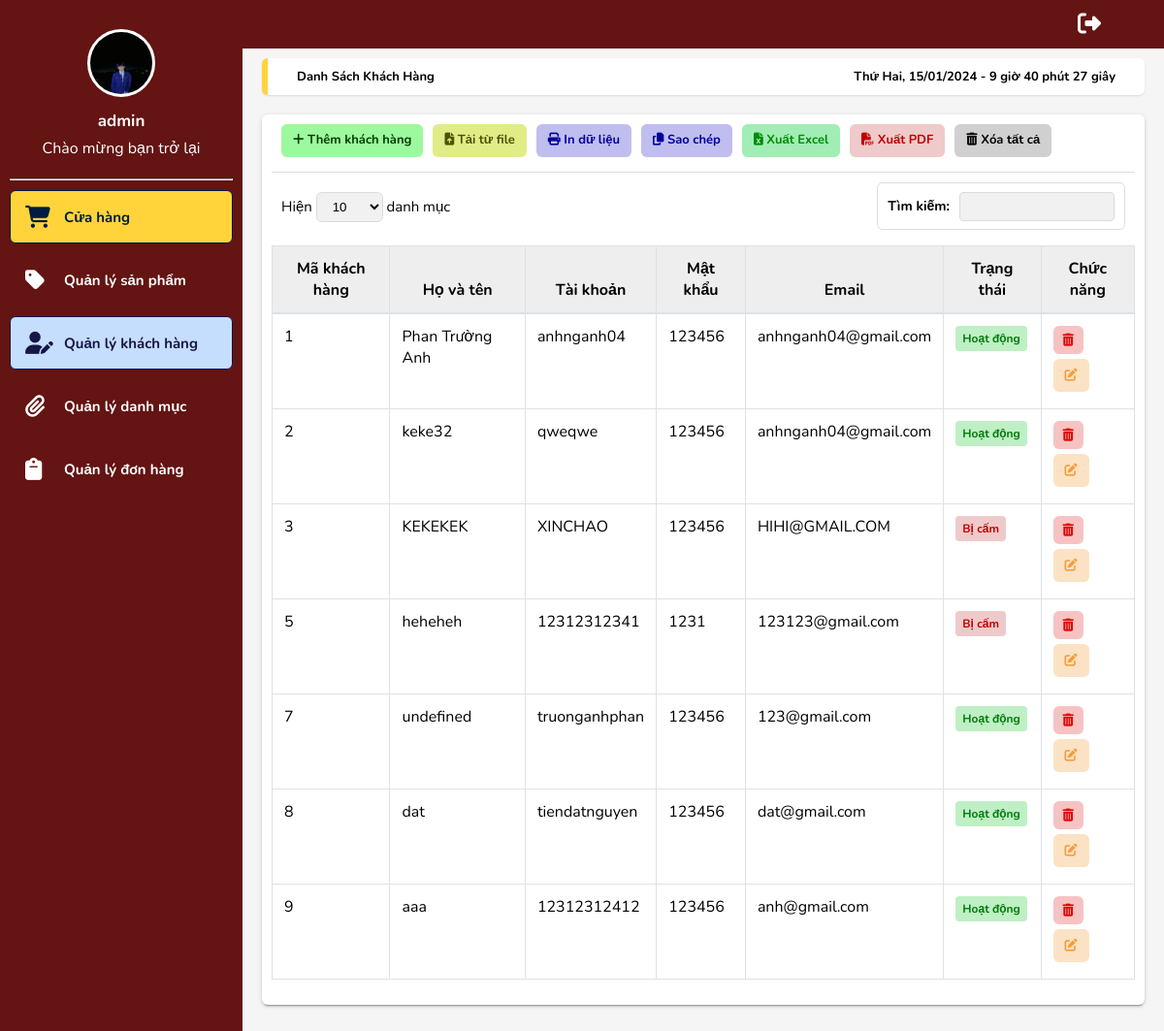
/quantri/quan-li-khach-hang.php (signed in), run on the app's committed database.
### tables this page shows
CREATE TABLE `khach_hang` (
  `MAKH` int(11) NOT NULL,
  `HO_TEN` varchar(100) NOT NULL,
  `TAI_KHOAN` varchar(50) NOT NULL,
  `MAT_KHAU` varchar(32) NOT NULL,
  `EMAIL` varchar(50) NOT NULL,
  `TRANG_THAI` tinyint(1) NOT NULL
);

### quantri/quan-li-khach-hang.php (the view, shortened to what this page needs)
<!DOCTYPE html>
<html lang="en">
<head>
    <link rel="stylesheet" href="../asset/main.css">
</head>
<body>
    <?php
    include('../ketnoi.php');
    $rowsPerPage = isset($_GET['rowsPerPage']) ? $_GET['rowsPerPage'] : 10;
    $currentPage = isset($_GET['page']) ? $_GET['page'] : 1;
    $offset = ($currentPage - 1) * $rowsPerPage;
    $sqlCheckRows = "select * from khach_hang where 1 = 1";
    $resultCheckRows = $connect->query($sqlCheckRows);
    $totalRow = $resultCheckRows->num_rows;
    $sql = "select * from khach_hang LIMIT $offset, $rowsPerPage";
    $result = $connect->query($sql);
    ?>
    <header class="app-header">
        <ul class="app-nav">
            <li>
                <a class="app-nav__item" href="logout.php"><i class="fa-solid fa-right-from-bracket"></i></a>
            </li>
        </ul>
    </header>
    <aside class="app-sidebar">
        <div class="app-sidebar__user"><img class="app-sidebar__user-avatar" src="../asset/image/anhcv1.jpg" width="50px" alt="User Image">
            <div>
                <p class="app-sidebar__user-name"><b><?php echo $_SESSION['username'] ?></b></p>
                <p class="app-sidebar__user-designation">Chào mừng bạn trở lại</p>
            </div>
        </div>
        <hr>
        <ul class="app-menu">
            <li><a class="app-menu__item primary" href="tongquan.php"><i class='app-menu__icon fa-solid fa-cart-shopping'></i>
                    <span class="app-menu__label">Cửa hàng</span></a></li>
            <li><a class="app-menu__item" href="quan-li-san-pham.php">
                    <i class="app-menu__icon fa-solid fa-tag"></i><span class="app-menu__label">Quản lý sản phẩm</span></a>
            </li>
            <li><a class="app-menu__item active" href="#"><i class='app-menu__icon fa-solid fa-user-pen'></i><span class="app-menu__label">Quản lý khách hàng</span></a></li>
            <li><a class="app-menu__item" href="quan-li-danh-muc.php">
                    <i class="app-menu__icon fa-solid fa-paperclip"></i><span class="app-menu__label">Quản lý danh mục</span></a>
            </li>
            <li><a class="app-menu__item" href="#">
                    <i class="app-menu__icon fa-solid fa-clipboard"></i><span class="app-menu__label">Quản lý đơn hàng</span></a>
            </li>
        </ul>
    </aside>
    <main class="app-content">
        <div class="app-title">
            <ul class="app-breadcrumb breadcrumb side">
                <li class="breadcrumb-item"><a href="#"><b>Danh sách khách hàng</b></a></li>
            </ul>
            <div id="clock"></div>
        </div>
        <div class="tile">
            <div class="tile-body">
                <div class="element-button">
                    <div class="button-action">
                        <a class="btn btn-add btn-sm guest" href="#" title="Thêm"><i class="fas fa-plus"></i>
                            Thêm khách hàng</a>
                    </div>
                    <div class="button-action">
                        <a class="btn btn-delete btn-sm nhap-tu-file" type="button" title="Nhập"><i class="fas fa-file-upload"></i> Tải từ file</a>
                    </div>
                    <div class="button-action">
                        <a class="btn btn-delete btn-sm print-file" type="button" title="In"><i class="fas fa-print"></i> In dữ liệu</a>
                    </div>
                    <div class="button-action">
                        <a class="btn btn-delete btn-sm print-file js-textareacopybtn" type="button" title="Sao chép"><i class="fas fa-copy"></i> Sao chép</a>
                    </div>
                    <div class="button-action">
                        <a class="btn btn-excel btn-sm" href="" title="In"><i class="fas fa-file-excel"></i> Xuất Excel</a>
                    </div>
                    <div class="button-action">
                        <a class="btn btn-delete btn-sm pdf-file" type="button" title="In"><i class="fas fa-file-pdf"></i> Xuất PDF</a>
                    </div>
                    <div class="button-action">
                        <a class="btn btn-delete btn-sm" type="button" title="Xóa"><i class="fas fa-trash-alt"></i> Xóa tất cả </a>
                    </div>
                </div>
                <div class="extension">
                    <div class="extension-show-wrap <?php echo $isSearch; ?> ">
                        <div class="extension-show">
                            <label>
                                Hiện
                                <select class="show-option" onchange="location.href = 'quan-li-khach-hang.php?page=1&rowsPerPage=' + this.value;">
                                    <?php
                                    $options = [10, 25, 50, 100];
                                    foreach ($options as $option) {
                                        $selected = ($option == $rowsPerPage) ? "selected" : "";
                                        echo "<option value='$option' $selected>$option</option>";
                                    }
                                    ?>
                                </select>
                                danh mục
                            </label>
                        </div>
                    </div>
                    <form action="" method="get" id="search-form">
                        <div class="extention-search-wrap">
                            <div class="extention-search">
                                <label for="input-search">Tìm kiếm:
                                    <input type="search" class="input-search" name="keyword" id="input-search" placeholder="">
                                </label>
                            </div>
                        </div>
                    </form>
                </div>
                <table class="table table-hover table-bordered">
                    <thead>
                        <tr>
                            <th>Mã khách hàng</th>
                            <th>Họ và tên</th>
                            <th>Tài khoản</th>
                            <th>Mật khẩu</th>
                            <th>Email</th>
                            <th>Trạng thái</th>
                            <th>Chức năng</th>
                        </tr>
                    </thead>
                    <tbody>
                        <?php
                        if ($totalRow > 0) {
                            while ($row = $result->fetch_array()) {
                                $isMode = ($row['TRANG_THAI'] == 0) ? 'bg-success' : 'bg-error';
                        ?>
                                <tr>
                                    <td><?php echo $row['MAKH']; ?></td>
                                    <td><?php echo $row['HO_TEN']; ?></td>
                                    <td><?php echo $row['TAI_KHOAN']; ?></td>
                                    <td><?php echo $row['MAT_KHAU']; ?></td>
                                    <td><?php echo $row['EMAIL']; ?></td>
                                    <td><span class="badge <?php echo $isMode; ?>"><?php echo $row['TRANG_THAI'] == 0 ? "Hoạt động" : "Bị cấm"; ?></span></td>
                                    <td><button class="btn btn-primary btn-sm delete " type="submit" title="Xóa" data-id-delete="<?php echo $row['MAKH']; ?>"><i class="fas fa-trash-alt"></i>
                                        </button>
                                        <button class="btn btn-primary btn-sm edit" type="submit" title="Sửa" id="show-emp" data-id="<?php echo $row['MAKH']; ?>"><i class="fas fa-edit"></i></button>
                                    </td>
                                </tr>
                        <?php
                            }
                        }
                        ?>
                    </tbody>
                </table>
            </div>
        </div>
    </main>
</body>
</html>

### data on the page
khach_hang: MAKH "1", HO_TEN "Phan Trường Anh", TAI_KHOAN "anhnganh04", MAT_KHAU "123456", EMAIL "anhnganh04@gmail.com", TRANG_THAI "Hoạt động"
khach_hang: MAKH "2", HO_TEN "keke32", TAI_KHOAN "qweqwe", MAT_KHAU "123456", EMAIL "anhnganh04@gmail.com", TRANG_THAI "Hoạt động"
khach_hang: MAKH "3", HO_TEN "KEKEKEK", TAI_KHOAN "XINCHAO", MAT_KHAU "123456", EMAIL "HIHI@GMAIL.COM", TRANG_THAI "Bị cấm"
khach_hang: MAKH "5", HO_TEN "heheheh", TAI_KHOAN "12312312341", MAT_KHAU "1231", EMAIL "123123@gmail.com", TRANG_THAI "Bị cấm"
khach_hang: MAKH "7", HO_TEN "undefined", TAI_KHOAN "truonganhphan", MAT_KHAU "123456", EMAIL "123@gmail.com", TRANG_THAI "Hoạt động"
khach_hang: MAKH "8", HO_TEN "dat", TAI_KHOAN "tiendatnguyen", MAT_KHAU "123456", EMAIL "dat@gmail.com", TRANG_THAI "Hoạt động"
khach_hang: MAKH "9", HO_TEN "aaa", TAI_KHOAN "12312312412", MAT_KHAU "123456", EMAIL "anh@gmail.com", TRANG_THAI "Hoạt động"

### other printed values
$_SESSION['username'] "admin"
form field value "10"
